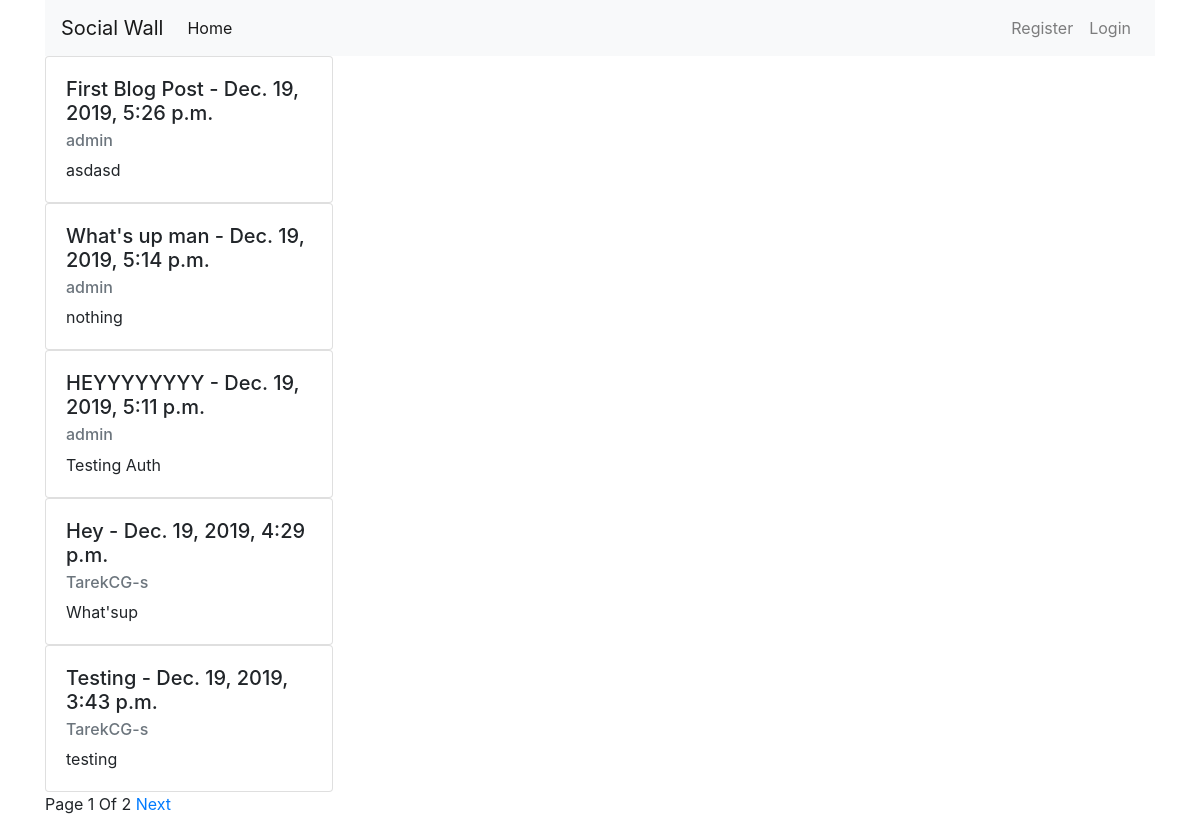
The page / on the database its author committed.
### posts/models.py (models this page shows, shortened)
class Post(models.Model):
    title = models.CharField(max_length=300)
    author = models.ForeignKey(User, on_delete=models.CASCADE, related_name="posts")
    content = models.TextField()
    created_at = models.DateTimeField(auto_now_add=True)
    last_modified = models.DateTimeField(auto_now=True)
    class Meta:
        ordering = ("-created_at",)

### posts/views.py (the view)
# urls.py: path("", views.index, name="index"),
def index(request):
    posts_all = Post.objects.all()
    paginator = Paginator(posts_all, 5)
    page = request.GET.get("page")
    try:
        posts = paginator.page(page)
    except PageNotAnInteger:
        posts = paginator.page(1)
    except EmptyPage:
        posts = paginator.page(paginator.num_pages)
    context = {
        "posts": posts,
        "page": page,
    }
    return render(request, template_name="posts/index.html", context=context)

### posts/templates/posts/index.html (shortened to what this page needs)
{% extends 'users/layout.html' %}
{% block content %}
{% for post in posts %}
<div class="card" style="width: 18rem;">
    <div class="card-body">
        <h5 class="card-title">{{ post.title }} - {{ post.created_at }}</h5>
        <h6 class="card-subtitle mb-2 text-muted">{{ post.author }}</h6>
        <p class="card-text">{{ post.content }}</p>
    </div>
</div>
{% endfor %}
{% if posts.paginator.num_pages > 0 %} <div>
    <span>Page {{posts.number}} Of {{posts.paginator.num_pages}}</span>
    {% if posts.has_next %}
    <span><a href="?page={{ posts.next_page_number }}">Next</a></span>
    {% endif %}
</div>
{% endif %}
{% endblock %}

### users/templates/users/layout.html (shortened to what this page needs)
<!DOCTYPE html>
<html lang="en" dir="ltr">
<head>
    <link rel="stylesheet" href="https://maxcdn.bootstrapcdn.com/bootstrap/4.0.0/css/bootstrap.min.css"
>
</head>
<body>
    <div class="container">
        <nav class="navbar navbar-expand-lg navbar-light bg-light">
            <a class="navbar-brand" href="#">Social Wall</a>
            <div class="collapse navbar-collapse" id="navbarSupportedContent">
                <ul class="navbar-nav mr-auto">
                    <li class="nav-item active">
                        <a class="nav-link" href="{% url 'index' %}">Home</a>
                    </li>
                </ul>
                <ul class="navbar-nav ml-auto">
                    {% if user.is_authenticated %}
                    <li class="nav-item">
                        <a class="nav-link" href="{% url 'logout' %}">Logout</a>
                    </li>
                    <li class="nav-item">
                        <h5 class="nav-link">{{ user.username }}</h5>
                    </li>
                    {% else %}
                    <li class="nav-item">
                        <a class="nav-link" href="{% url 'register' %}">Register</a>
                    </li>
                    <li class="nav-item">
                        <a class="nav-link" href="{% url 'login' %}">Login</a>
                    </li>
                    {% endif %}
                </ul>
            </div>
        </nav>
        {% block content %}
        {% endblock %}
    </div>
</body>
</html>

### rows shown on the page
Post: title "First Blog Post", created_at "Dec. 19, 2019, 5:26 p.m.", author "admin", content "asdasd"
Post: title "What's up man", created_at "Dec. 19, 2019, 5:14 p.m.", author "admin", content "nothing"
Post: title "HEYYYYYYYY", created_at "Dec. 19, 2019, 5:11 p.m.", author "admin", content "Testing Auth"
Post: title "Hey", created_at "Dec. 19, 2019, 4:29 p.m.", author "TarekCG-s", content "What'sup"
Post: title "Testing", created_at "Dec. 19, 2019, 3:43 p.m.", author "TarekCG-s", content "testing"

### other values the page prints
{{ posts.number }} "1"
{{ posts.paginator.num_pages }} "2"
